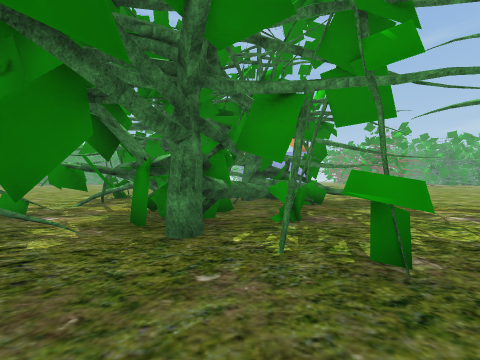
View 1 (above)

23 first-person views from a walk through a 3-D level made in the Unity game engine. The camera is 1.4 m above the floor, looks level and sees 90° across. The floor is counted in squares, 2 m on a side. Each view is taken from the middle of a square. On the plan, view 1 faces up. The plan holds only what a view shows up to about 9 squares ahead; the rest is blank. The place goes on beyond the plan. Some surface patterns are stand-ins.

View 2
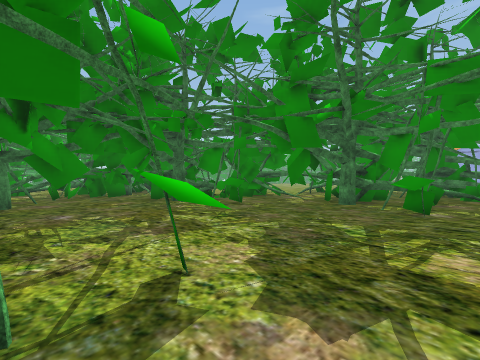

View 3
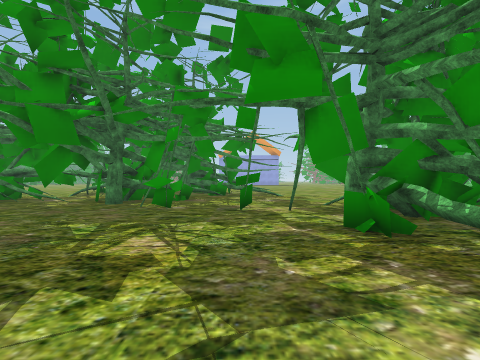

View 4
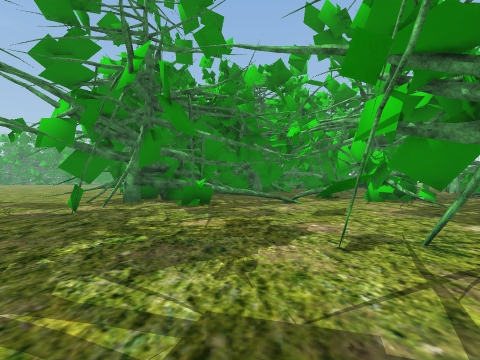

View 5
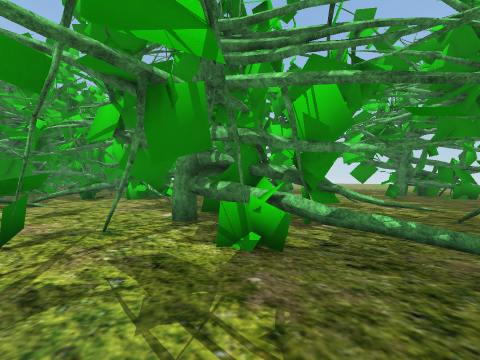

View 6
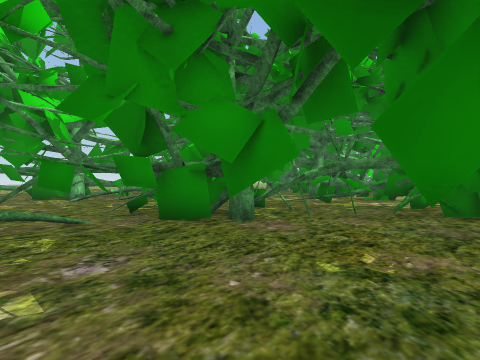

View 7
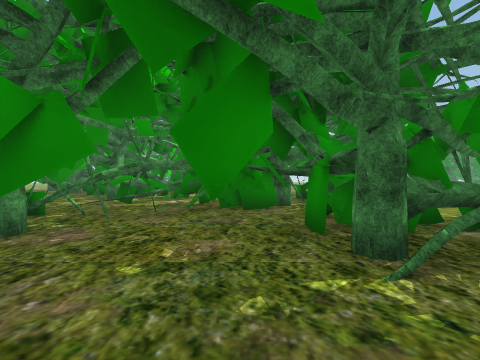

View 8
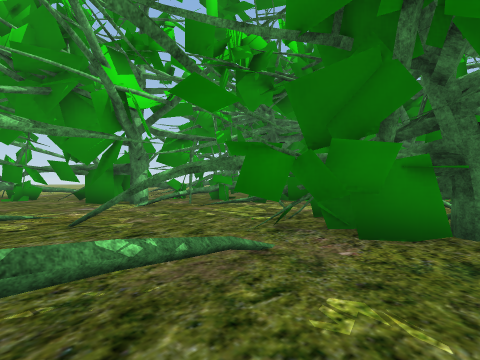

View 9
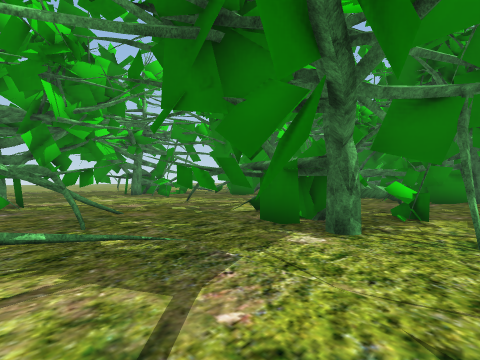

View 10
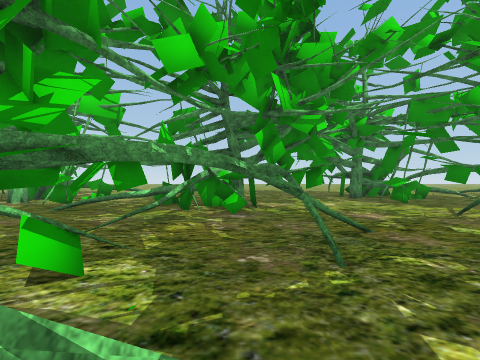

View 11
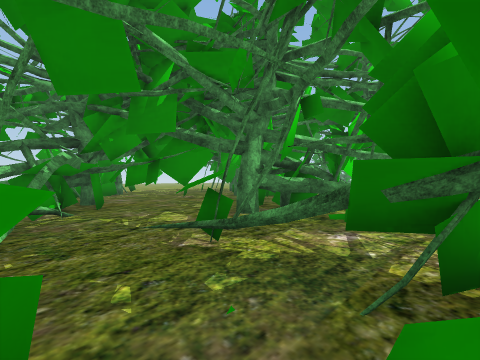

View 12
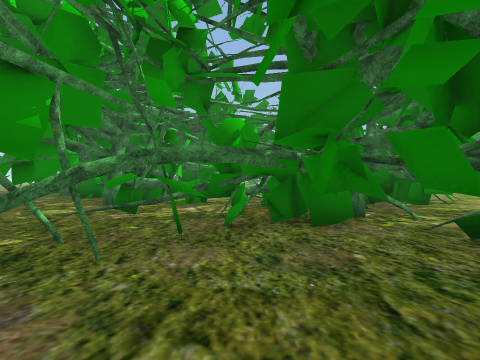

View 13
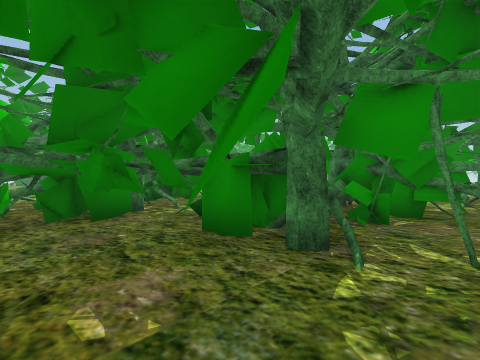

View 14
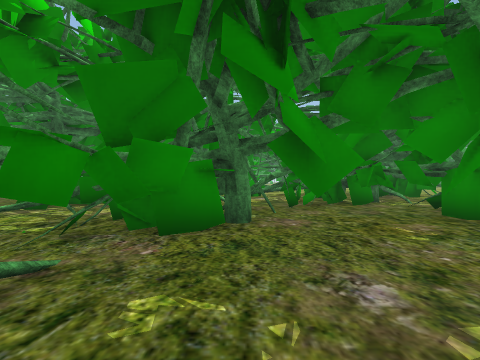

View 15
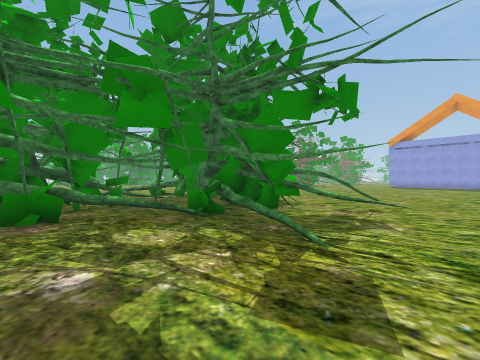

View 16
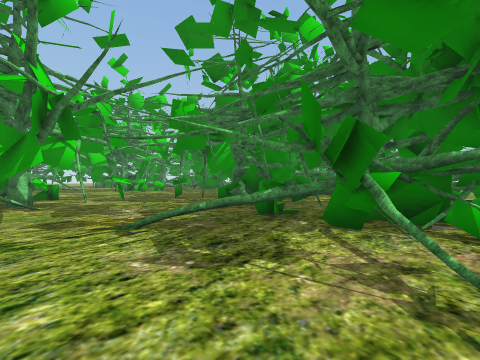

View 17
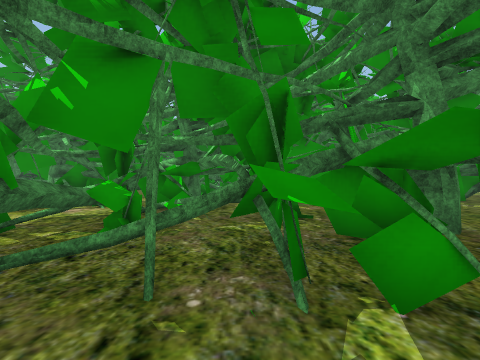

View 18
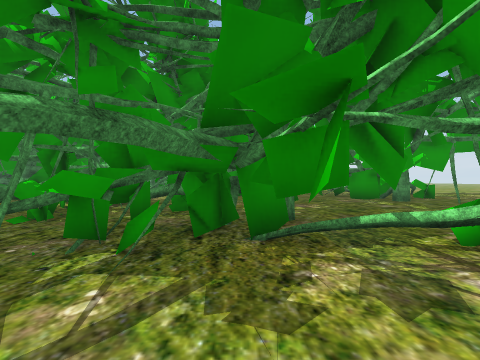

View 19
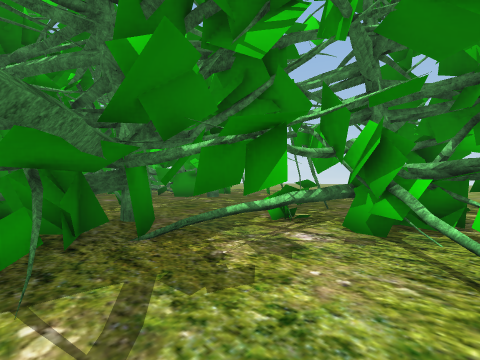

View 20
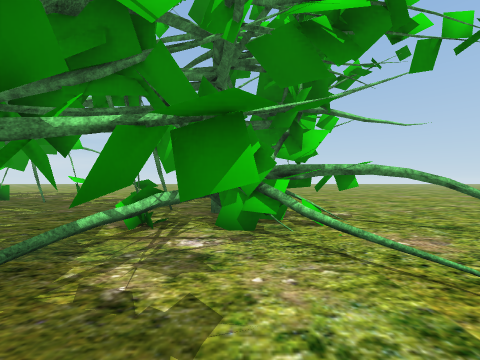

View 21
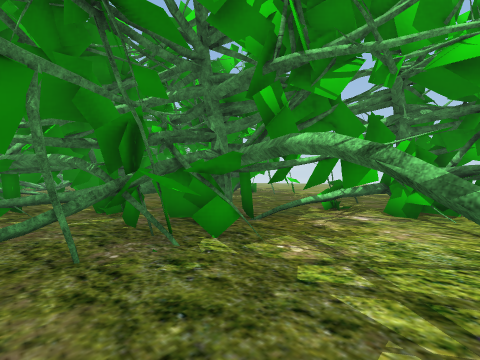

View 22
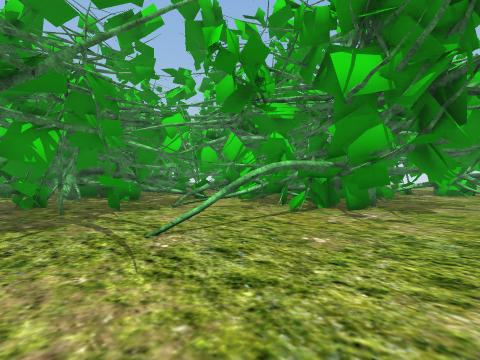

View 23
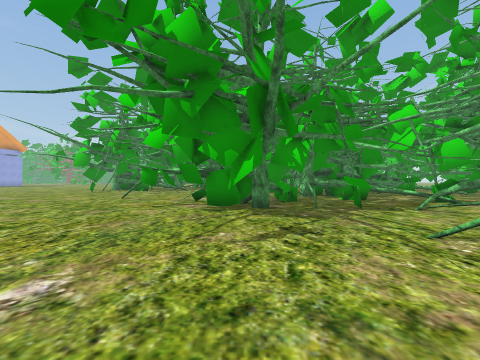

### Floor plan
Key: @ floor where view 1 was taken; # wall or solid block; . floor; = window, fence, low wall or low ledge; O other object.
Columns run from 25 left of view 1 to 6 right of it. Each row starts with its distance up from view 1.
 15                               ..
 14                              ...
 13                              ...
 12                            .O...
 11              ..           OO....
 10             ...      OOO O#O.O..
  9            ....   ...OOOOOOO#...
  8           .....   ...O OOOOO....
  7          .....O    ..O  #O OOO..
  6         .....O.   O.O OOOOOO....
  5        ....O...   OOOO##OO#.....
  4       .....OOO# OOOOO##OOO#.....
  3      .....OOOOO O OOOOO O.O....O
  2      ......OOOO OOOOO  O..#.O..#
  1      ......O.##OOOOOO#O......O.O
  0      ...O......OO OO.....@....OO
 -1      ...O.....OOOOO.O.........OO
 -2      .O...OOOOOOO.............O
 -3      .OOOO =OO.O #O.O....#O...O
 -4      ..OO#OOOOO# ###.....O.....O
 -5      .O#OOOOOOOO #OOOOOOOO.O...O
 -6      ...###OOO . # OOO. OOOO...O
 -7      O..O###O.OO ###.OO OO#..OOO
 -8      ..OOO##...OOOOO..O##OO.  OO
 -9      .O#OO....OOO#O......O..OO O
-10     .O OOO.OOO.#OOOO..O..O..O.O#
-11    O.OOOOO......  OO#.......OOO
-12   ..OOOOO ....OOO  OOOO.....OOOO
-13  ...OOO.O...O.O    OOOOO#....OOO
-14 ......O.O....OO     OO  #...O.O
-15 ......O.......O       OOO.O...O

Where each view was taken, in squares from view 1:
view 1: 0 up, 0 right, facing up
view 2: 4 down, 2 right, facing up-left
view 3: 4 down, 3 right, facing up
view 4: 2 down, 2 left, facing right
view 5: 3 down, 3 left, facing down-right
view 6: 1 down, 3 left, facing down-left
view 7: 1 down, 3 left, facing left
view 8: 4 down, 2 left, facing down-left
view 9: 4 down, 4 right, facing down-left
view 10: 6 down, 4 right, facing down
view 11: 2 down, 8 left, facing down-left
view 12: 2 down, 5 left, facing left
view 13: 2 down, 4 left, facing up-left
view 14: 4 down, 2 left, facing left
view 15: 4 up, 6 right, facing up-left
view 16: 10 up, 6 right, facing down-left
view 17: 7 down, 19 left, facing right
view 18: 9 down, 20 left, facing right
view 19: 8 down, 20 left, facing down-right
view 20: 8 down, 19 left, facing down
view 21: 6 down, 20 left, facing down-right
view 22: 2 up, 20 left, facing down-right
view 23: 3 up, 20 left, facing right
